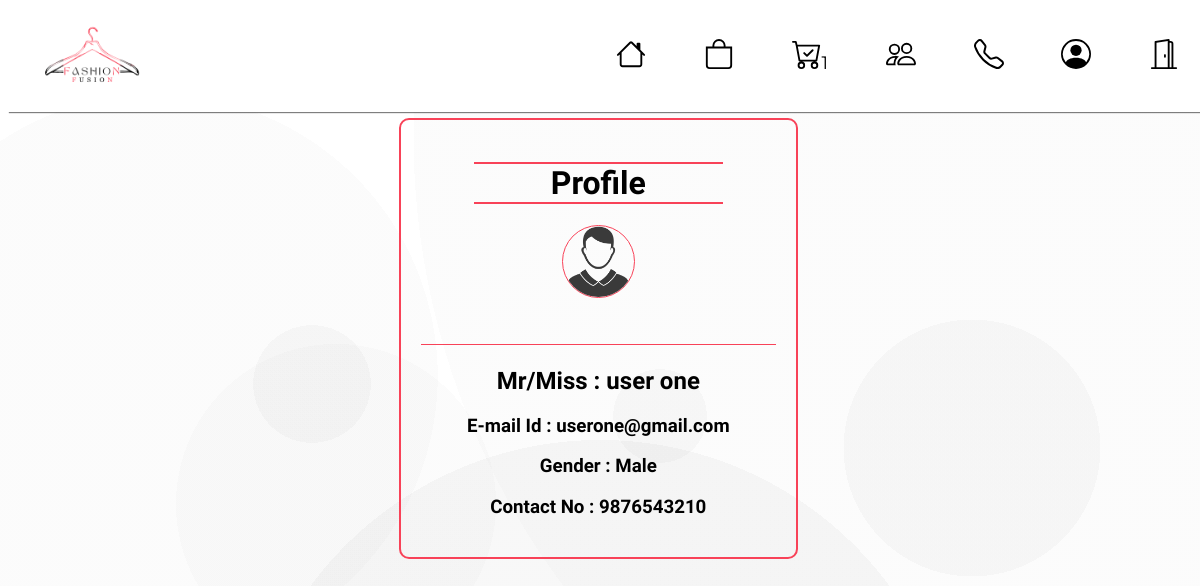
Screenshot of /profile.php (signed in) with the database file from the repository.
### tables this page shows
CREATE TABLE `user_detail` (
  `id` int(50) NOT NULL,
  `name` varchar(100) NOT NULL,
  `email` varchar(100) NOT NULL,
  `contactno` varchar(100) NOT NULL,
  `gender` varchar(100) NOT NULL,
  `password` varchar(100) NOT NULL
);

### profile.php (the view, shortened to what this page needs)
<!DOCTYPE html>
<html>
<head>
</head>
<body>
<?php @include 'header.php';?>
<?php
        $user=$_SESSION['email'];
        mysqli_select_db($con, "fashionfusion");
        $q1 = "SELECT * FROM `user_detail` where email='$user'";
        $result = mysqli_query($con, $q1);
        if(mysqli_num_rows($result) > 0){
        while($fetch_product = mysqli_fetch_assoc($result)){
        ?>
    <div class="welcome-container">
    <h1 class="text">Profile<h1>
        <img class="profile" src="images/profile.png"><br><br>
        <div class='line'></div>
        <h2>Mr/Miss : <?php echo $fetch_product['name']; ?></h2>
        <h3>E-mail Id : <?php echo $fetch_product['email']; ?></h3>
        <h3>Gender : <?php echo $fetch_product['gender']; ?></h3>
        <h3>Contact No : <?php echo $fetch_product['contactno']; ?></h3>
    </div>
    <?php
        };
        };
    ?>
</body>
</html>

### profile.php (style rules this page uses)
body { font-family: "Comfortaa", sans-serif; background-image: radial-gradient(circle at 13% 47%, rgba(140, 140, 140,0.03) 0%, rgba(140, 140, 140,0.03) 25%,transparent 25%, transparent 100%),radial-gradient(circle at 28% 63%, rgba(143, 143, 143,0.03) 0%, rgba(143, 143, 143,0.03) 16%,transparent 16%, transparent 100%),radial-gradient(circle at 81% 56%, rgba(65, 65, 65,0.03) 0%, rgba(65, 65, 65,0.03) 12%,transparent 12%, transparent 100%),radial-gradient(circle at 26% 48%, rgba(60, 60, 60,0.03) 0%, rgba(60, 60, 60,0.03) 6%,transparent 6%, transparent 100%),radial-gradient(circle at 97% 17%, rgba(150, 150, 150,0.03) 0%, rgba(150, 150, 150,0.03) 56%,transparent 56%, transparent 100%),radial-gradient(circle at 50% 100%, rgba(25, 25, 25,0.03) 0%, rgba(25, 25, 25,0.03) 36%,transparent 36%, transparent 100%),radial-gradient(circle at 55% 52%, rgba(69, 69, 69,0.03) 0%, rgba(69, 69, 69,0.03) 6%,transparent 6%, transparent 100%),linear-gradient(90deg, rgb(255,255,255),rgb(255,255,255)); background-attachment: fixed; }
.welcome-container { width: 30%; margin-top:10%; margin-left:33%; padding: 20px; border:2px solid #f84258; border-radius:10px; text-align: center; }
.profile { width: 20%; border: 1px solid #f84258; border-radius:100px; }
.line { border-top: 0.5px solid #f84258; }
.text { margin-left:15%; width:70%; border-top:2px solid #f84258; border-bottom:2px solid #f84258; }

### rows the page displays
user_detail: name "user one", email "userone@gmail.com", gender "Male", contactno "9876543210"

### other values shown
$num_rows "1"
